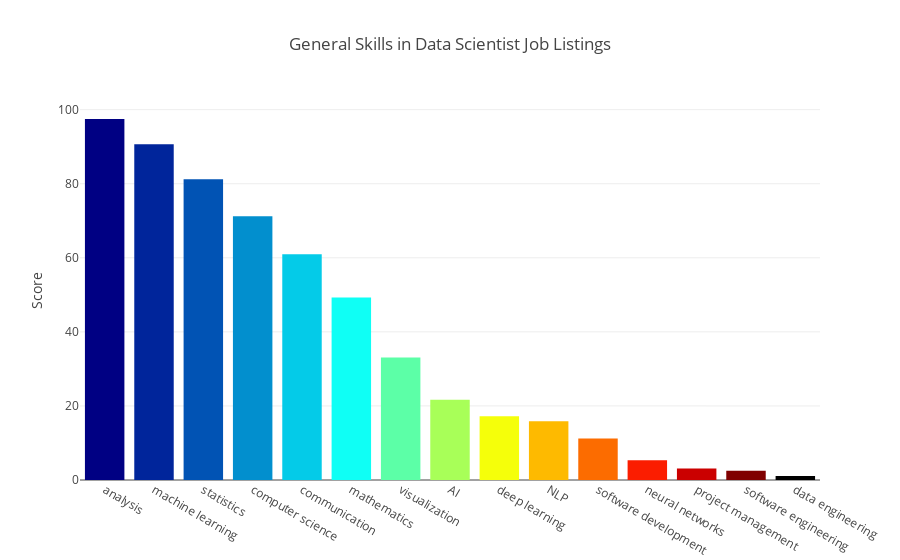

Notebook code for this chart:
### Markdown cell above
## Let's make a bar chart of the combined scores

### Code cell
cmax=200
cmin=50
color_s = np.linspace(cmin, cmax, 14)

data = [
    go.Bar(
        x=p_s_df.index,          
        y=p_s_df['Score'],
        marker=dict(
            colorscale='Jet',
            #cauto=True,
            color=color_s,
        ),
        # text=p_s_df['Score'],
        # textposition='outside',
        # textfont=dict(size=10)
    )
]

layout = {
    'title': 'General Skills in Data Scientist Job Listings',
    'xaxis': {'tickmode': 'linear'},
    'yaxis': {'title': "Score"}
}

fig = go.Figure(data=data, layout=layout)
py.iplot(fig)

### Figure 1 — Plotly figure (JSON) as saved in the notebook; plotly's stock layout.template omitted (floating-point values rounded to 4 significant figures)
{"data": [{"marker": {"color": [50, 61.54, 73.08, 84.62, 96.15, 107.7, 119.2, 130.8, 142.3, 153.8, 165.4, 176.9, 188.5, 200], "colorscale": "Jet"}, "x": ["analysis", "machine learning", "statistics", "computer science", "communication", "mathematics", "visualization", "AI", "deep learning", "NLP", "software development", "neural networks", "project management", "software engineering", "data engineering"], "y": [97.48, 90.64, 81.2, 71.2, 60.97, 49.25, 33.09, 21.65, 17.24, 15.89, 11.19, 5.31, 3.11, 2.51, 1.09], "type": "bar", "uid": "5f82c9e8-d088-11e8-a165-11ced18b9a9b"}], "layout": {"title": "General Skills in Data Scientist Job Listings", "xaxis": {"tickmode": "linear"}, "yaxis": {"title": "Score"}}}
